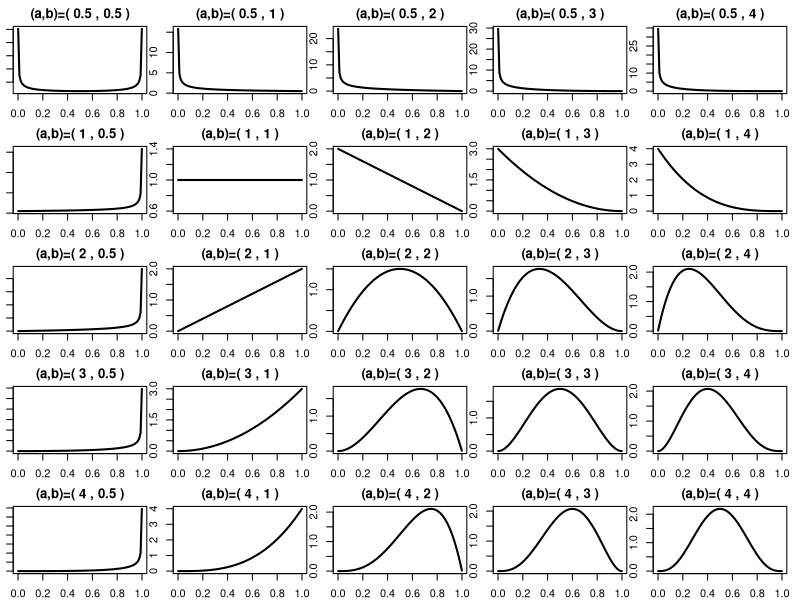
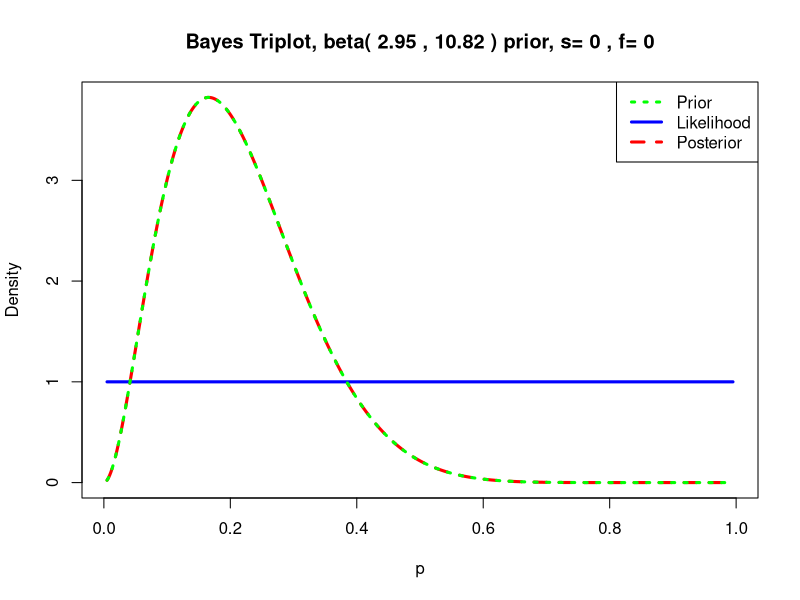
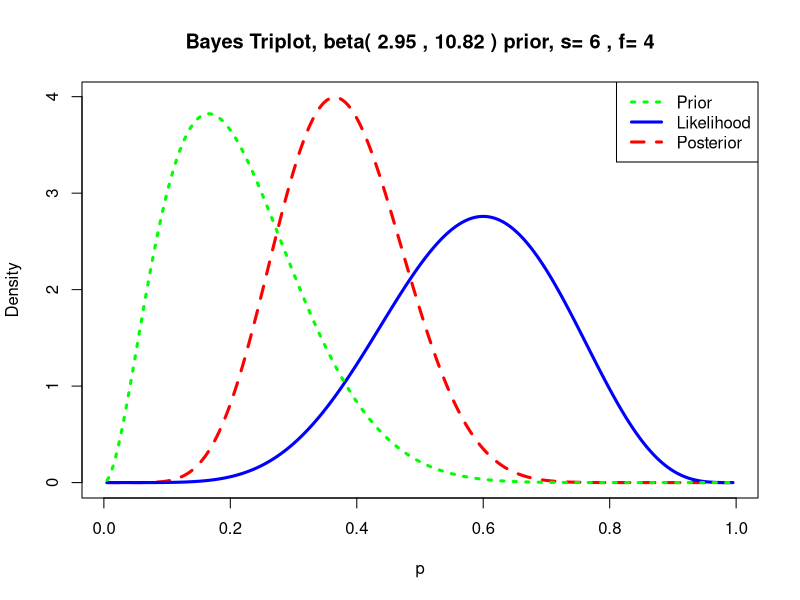
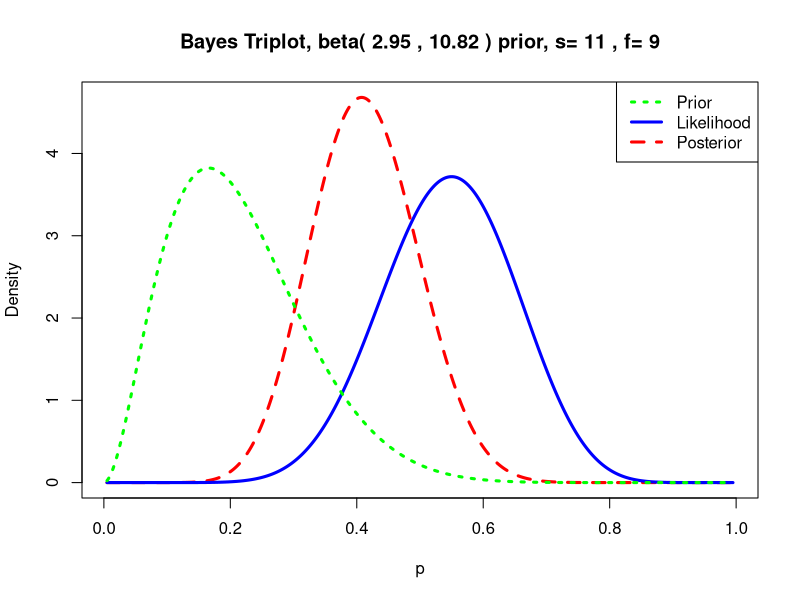
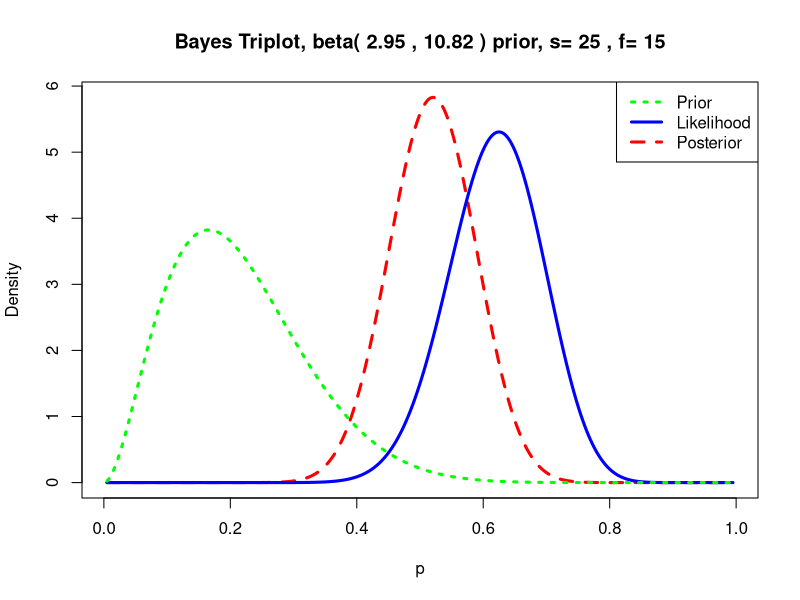
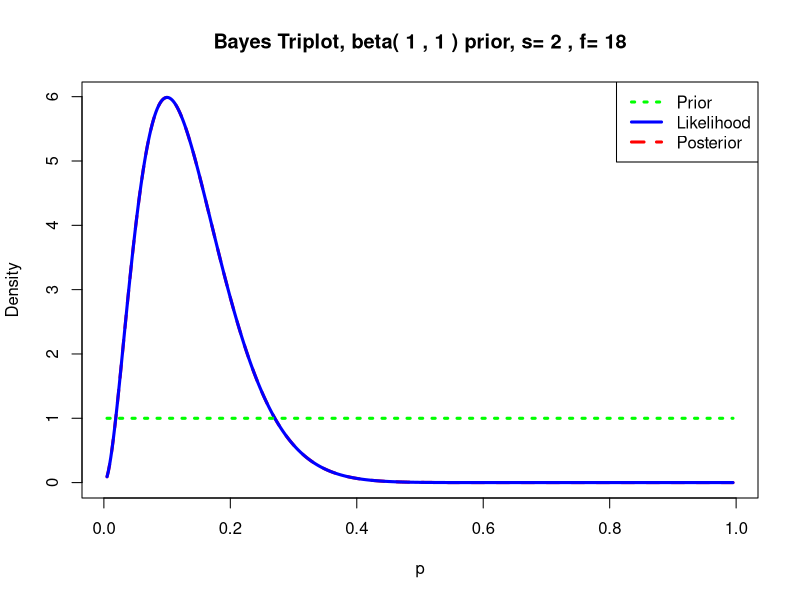
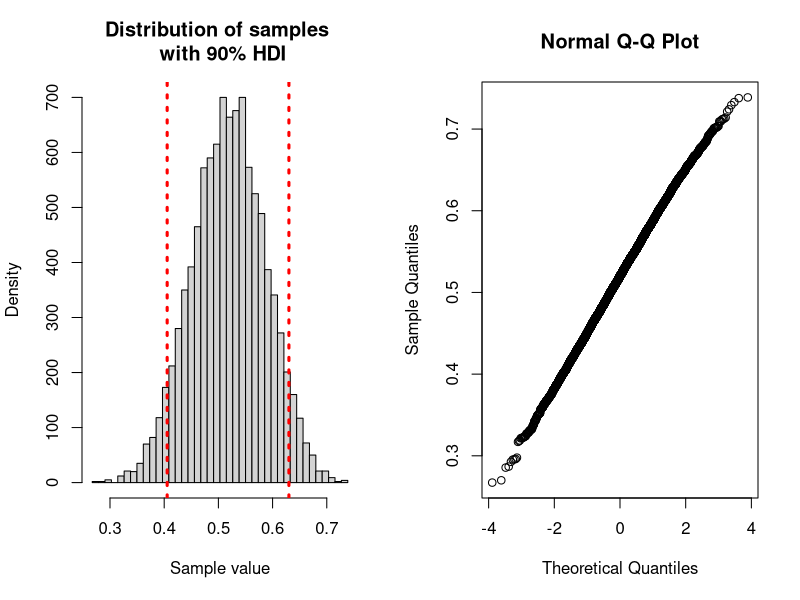
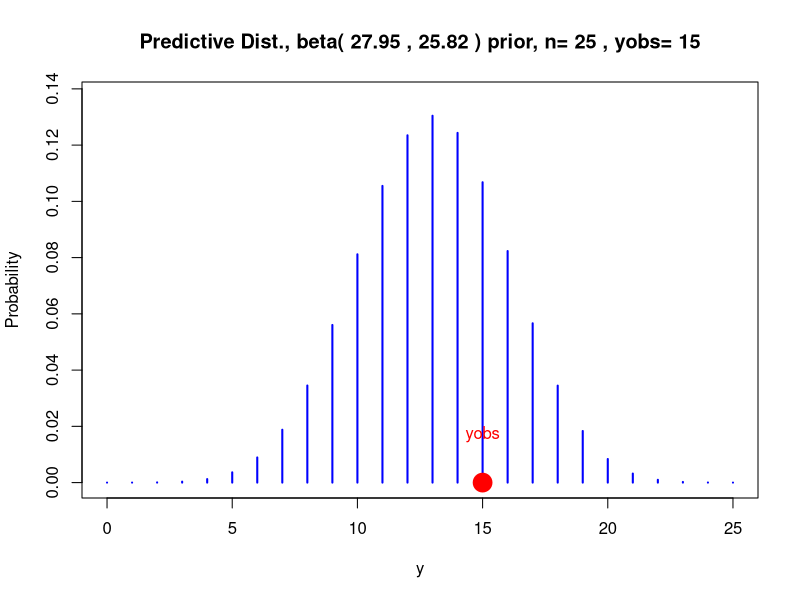

Write R code to recreate these figures, in order.
.99 * 0.0003125 /(.99 * 0.0003125 + .01 * (1 - 0.0003125))

eyeHair = data.frame(Black = c(0.11, 0.03, 0.03, 0.01), 
                     Brunette = c(0.2, 0.14, 0.09, 0.05),
                     Red = c(0.04, 0.03, 0.02, 0.02),
                     Blond = c(0.01, 0.16, 0.02, 0.03))
row.names(eyeHair) = c('Brown', 'Blue', 'Hazel', 'Green')
eyeHair

## Compute the marginal distribution of hair color and eye color
eyeHair = rbind(eyeHair, apply(eyeHair, 2, sum))
eyeHair$Marginal_eye = apply(eyeHair, 1, sum)
row.names(eyeHair) = c('Brown', 'Blue', 'Hazel', 'Green', 'Marginal_hair')
eyeHair

# Probability of HairColor/Blue Eye
eyeHair['Blue',]/eyeHair['Blue','Marginal_eye']


alpha = c(0.5,1,2,3,4)
beta = alpha
x = seq(0.001,0.999,length=100)

par(mfrow = c(5,5), mar=c(2,1,2,1)) # mar = c(bottom, left, top, right)
sapply(alpha, function(a){
  sapply(beta, function(b){
    plot_title = paste("(a,b)=(",a,",",b,")")
    plot(x,dbeta(x,a,b),xlab="",ylab="",
         main=plot_title, type="l", lwd=2)
  })
})

# Set plot options back to normal
par(mar=c(5.1,4.1,4.1,2.1), mfrow=c(1,1))

library(LearnBayes)
## I think the chance of rain is 0.2 with
## with a probability at the 75% point of 0.28
## Compute my Beta prior
beta.par <- beta.select(list(p=0.5, x=0.2), list(p=0.75, x=.28))
beta.par ## The parameters of my Beta distribution

require(repr)
options(repr.plot.width=6, repr.plot.height=5)
triplot(beta.par, c(0, 0))

beta.par + c(6, 4)
triplot(beta.par, c(6, 4))

beta.par + c(11, 9)
triplot(beta.par, c(11, 9))

beta.par + c(25, 15)
triplot(beta.par, c(25, 15))

beta.new = beta.select(list(p=0.5, x=0.5), list(p=0.75, x=.75))
beta.new
beta.new + c(2, 18)
triplot(beta.new, c(2, 18))


# Simulate from the posterior and 
## compute confidence intervals
# Simulate from the posterior and 
## compute confidence intervals
options(repr.plot.width=8, repr.plot.height=5)
beta.post.par <- beta.par + c(25, 15)
post.sample <- rbeta(10000, beta.post.par[1], beta.post.par[2])
par(mfrow = c(1,2))
quants = quantile(post.sample, c(0.05, 0.95))
breaks = seq(min(post.sample), max(post.sample), length.out = 41)
hist(post.sample, breaks = breaks, 
     main = 'Distribution of samples \n with 90% HDI',
     xlab = 'Sample value',
     ylab = 'Density')
abline(v = quants[1], lty = 3, col = 'red', lwd = 3)
abline(v = quants[2], lty = 3, col = 'red', lwd = 3)
qqnorm(post.sample)
par(mfrow = c(1,1))
quants

## Check on the model
predplot(beta.post.par, 25, 15)

## What is the probability of observing 0-8 successes in the
## next 60 trials?
n <- 60
s <- 0:n
pred.probs <- pbetap(beta.post.par, n, s)
plot(s, pred.probs, type="h", 
     main = 'Probability distribution of success in trail',
     xlab = 'Successes')
discint(cbind(s, pred.probs), 0.90)

pred.probs <- pbetap(beta.post.par, n, 5)
pred.probs

#Raing in next 5 days
beta.new = beta.select(list(p=0.5, x=0.5), list(p=0.75, x=.75))
beta.post.new <- beta.new + c(2, 18)
n <- 5
s <- 0:n
pred.probs <- pbetap(beta.post.new, n, s)
plot(s, pred.probs, type="h", 
     main = 'Probability distribution of success in trail',
     xlab = 'Successes')
discint(cbind(s, pred.probs), 0.90)




##--- Discrete priors ------ 
#
# Create a uniform prior
p <- seq(0, 1, by = 0.01)
prior <- 1 / 101 + 0 * p

## With 20 successes and 12 failures find posterior
library(LearnBayes)
tries = c(20, 12)
post <- pdisc(p, prior, tries)
HCI = discint(cbind(p, post), 0.90) # 90 percent HCI

## Plot the prior and posterior
par(mfrow = c(2,1))
plot(p, prior, type="h",main="Posterior Distribution")
Main = paste("Posterior Distribution with N =",
             as.character(sum(tries)), 'Z =',
             as.character(tries[1]),
             'mu = ',
             as.character(tries[1]/sum(tries)))
plot(p, post, type="h",main=Main)
abline(v = HCI$set[1], lty = 3, col = 'red', lwd = 3)
abline(v = HCI$set[length(HCI$set)], , lty = 3, col = 'red', lwd = 3)
abline(v = tries[1]/sum(tries), col = 'red', lwd = 3)
par(mfrow = c(1,1))

## Print the 90 percent HCI 
HCI

## Make a prediction for the distribution of the 
## next 20 observations
n <- 20
s <- 0:20
pred.probs <- pdiscp(p, post, n, s)
plot(s, pred.probs, type="h",
     main="Predictive Distribution")
